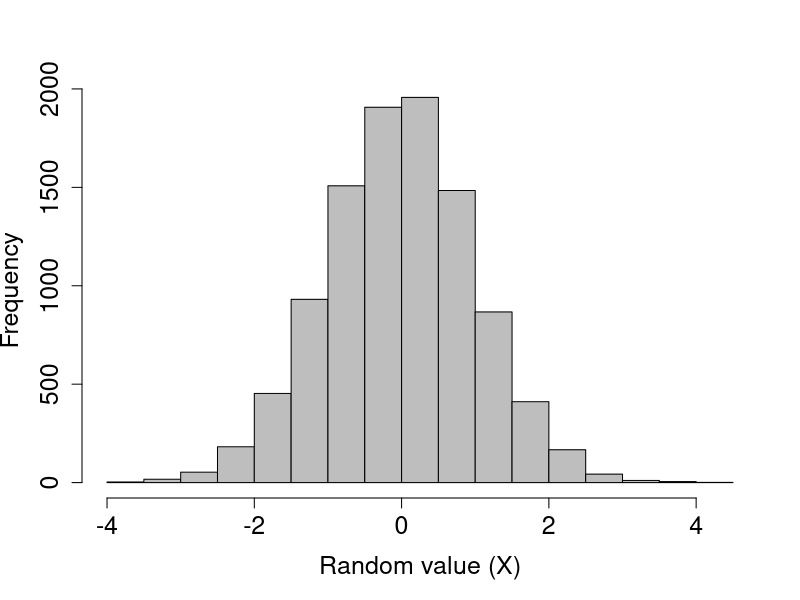
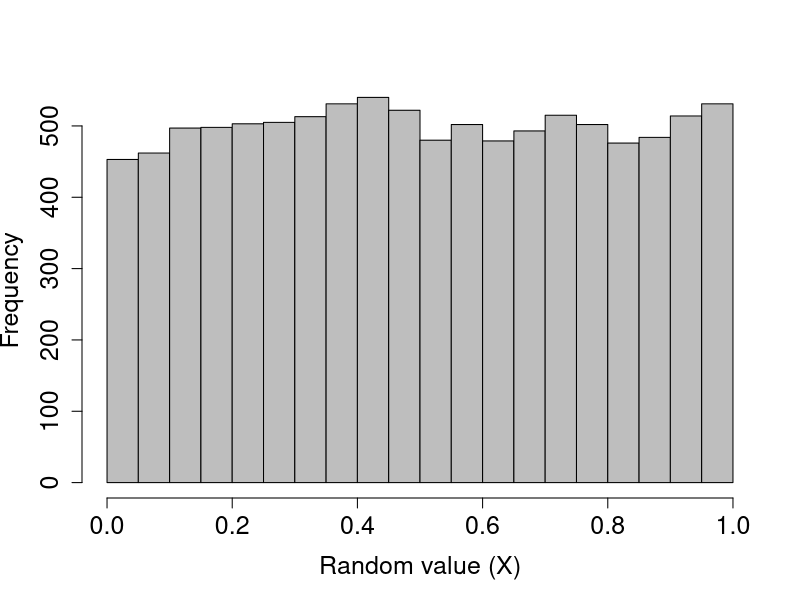
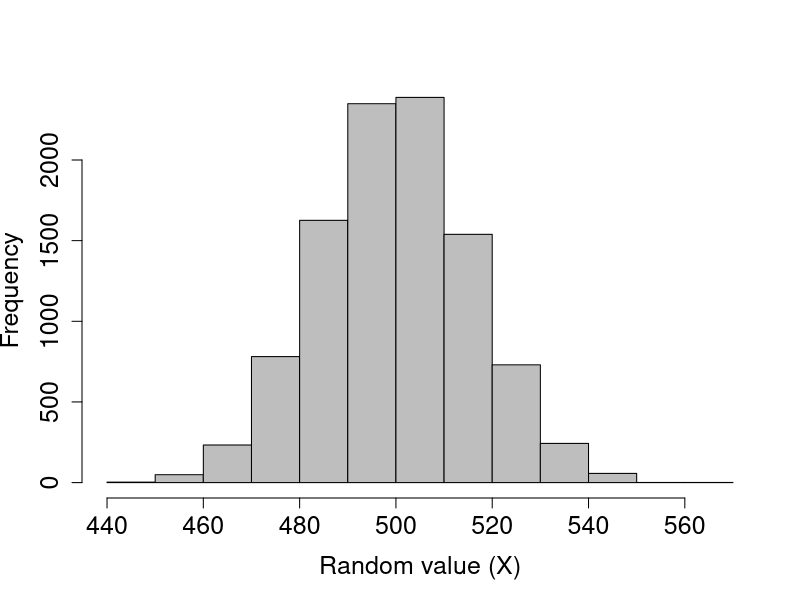
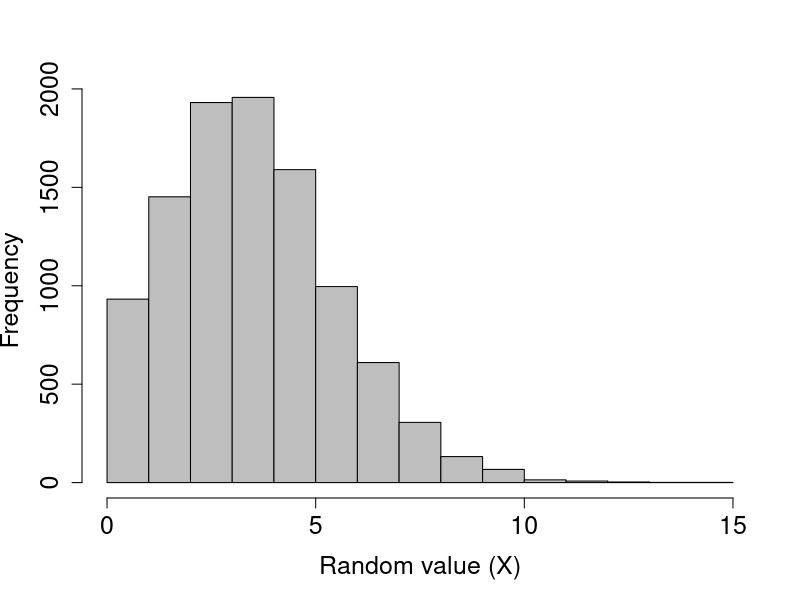
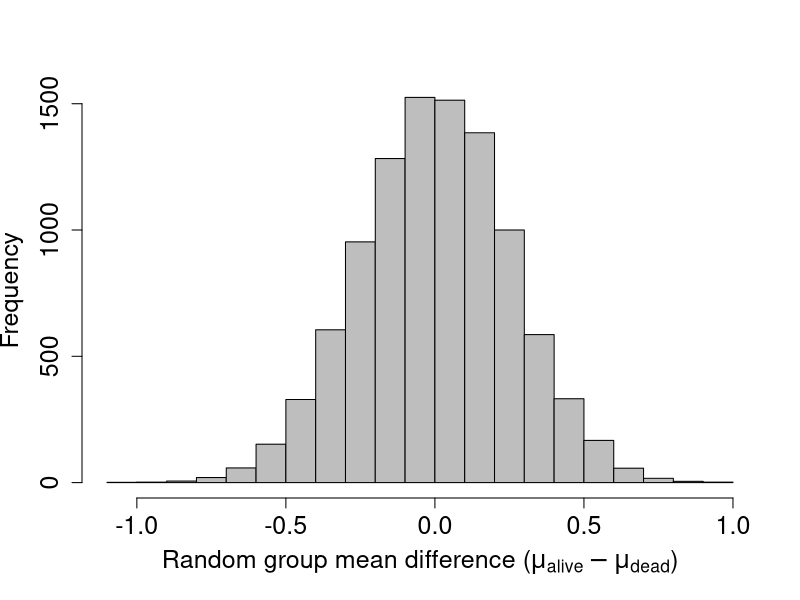
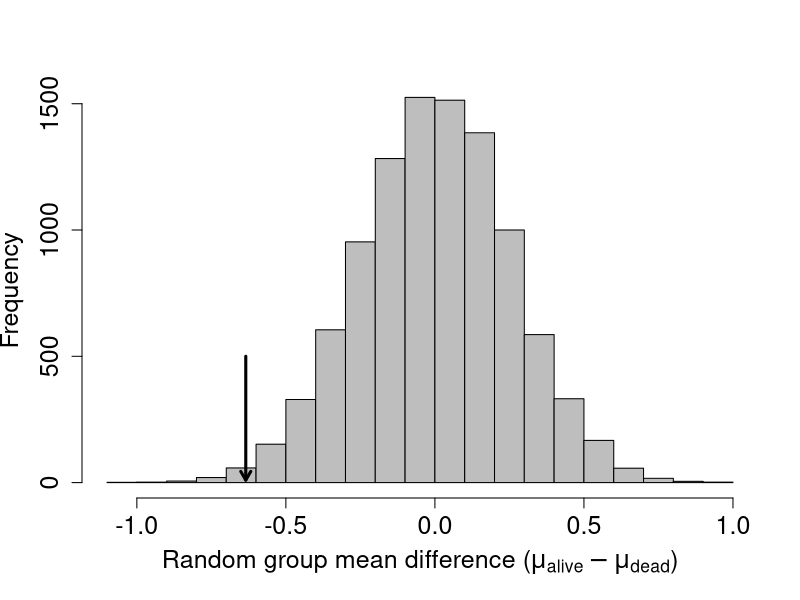

Write R code to recreate these figures, in order.
## ---- chunk 1
rand_norms_10 <- rnorm(n = 10, mean = 0, sd = 1);
## ---- chunk 2
print(rand_norms_10);
## ---- chunk 3
rand_norms_10000 <- rnorm(n = 10000, mean = 0, sd = 1);
hist(rand_norms_10000, xlab = "Random value (X)", col = "grey",
     main = "", cex.lab = 1.5, cex.axis = 1.5);
## ---- chunk 4
rand_unifs_10 <- runif(n = 10, min = 0, max = 1);
## ---- chunk 5
print(rand_unifs_10);
## ---- chunk 6
rand_unifs_10000 <- runif(n = 10000, min = 0, max = 1);
hist(rand_unifs_10000, xlab = "Random value (X)", col = "grey",
     main = "", cex.lab = 1.5, cex.axis = 1.5);
## ---- chunk 7
coin_flips <- rbinom(n = 1, size = 1000, prob = 0.5);
print(coin_flips);
## ---- chunk 8
coin_flips_2 <- rbinom(n = 2, size = 1000, prob = 0.5);
print(coin_flips_2);
## ---- chunk 9
coin_flips_10000 <- rbinom(n = 10000, size = 1000, prob = 0.5);
## ---- chunk 10
hist(coin_flips_10000, xlab = "Random value (X)", col = "grey",
     main = "", cex.lab = 1.5, cex.axis = 1.5);
## ---- chunk 11
flips_10 <- rbinom(n = 10, size = 1, prob = 0.5);
## ---- chunk 12
print(flips_10);
## ---- chunk 13
rand_poissons <- rpois(n = 10, lambda = 1);
print(rand_poissons);
## ---- chunk 14
rand_poissons_10000 <- rpois(n = 10000, lambda = 4);
hist(rand_poissons_10000, xlab = "Random value (X)", col = "grey",
     main = "", cex.lab = 1.5, cex.axis = 1.5);
## ---- chunk 15
rand_number_1 <- sample(x = 1:10, size = 1);
## ---- chunk 16
rand_number_10 <- sample(x = 1:10, size = 10);
print(rand_number_10);
## ---- chunk 17
rand_number_10_r <- sample(x = 1:10, size = 10, replace = TRUE);
print(rand_number_10_r);
## ---- chunk 18
prob_vec      <- c( rep(x = 0.05, times = 5), rep(x = 0.15, times = 5) );
rand_num_bias <- sample(x = 1:10, size = 10, replace = TRUE, prob = prob_vec);
print(rand_num_bias);
## ---- chunk 19
data("Chickweight")
head(ChickWeight);
## ---- chunk 20
rand_rows <- sample(x = 1:dim(ChickWeight)[1], size = 10);
print(ChickWeight[rand_rows,]);
## ---- chunk 21
data("mtcars");
head(mtcars);
car_names <- rownames(mtcars);
print(car_names);
## ---- chunk 22
cars_sampled <- sample(x = car_names, size = 2, replace = FALSE);
print(cars_sampled);
## ---- chunk 23
birds <- read.csv("data/Bumpus_data.csv");
## ---- chunk 24
library(knitr);
kable(head(birds));
## ---- chunk 25
bird_t_test <- t.test(birds[,5] ~ birds[,2], alternative = "less");
## ---- chunk 26
iter    <- 9999;          # Total iterations (+1 for observed data = 10k)
diff    <- NULL;          # To add difference between groups
N_birds <- dim(birds)[1]; # Total number of birds
for(i in 1:iter){   
    bird_samp   <- sample(x = birds[,2], size = N_birds, replace = FALSE);
    samp_alive  <- which(bird_samp == "alive");
    samp_dead   <- which(bird_samp == "dead");
    mn_samp_a   <- mean(birds[samp_alive, 5]);
    mn_samp_d   <- mean(birds[samp_dead, 5]);
    diff[i]     <- mn_samp_a - mn_samp_d;
}
## ---- chunk 27
xlabel <- expression( paste("Random group mean difference (", 
                            mu[alive] - mu[dead], ")" )
                      ); # Gets the Greek mu with subscripts
hist(diff, xlab = xlabel, col = "grey", main = "", cex.lab = 1.5, 
     cex.axis = 1.5, breaks = 20);
## ---- chunk 28
xlabel <- expression( paste("Random group mean difference (", 
                            mu[alive] - mu[dead], ")" )
                      ); # Gets the Greek mu with subscripts
hist(diff, xlab = xlabel, col = "grey", main = "", cex.lab = 1.5, 
     cex.axis = 1.5, breaks = 20);
obs_alive <- which(birds[,2] == "alive");
obs_dead  <- which(birds[,2] == "dead");
obs_diff  <- mean(birds[obs_alive,5]) - mean(birds[obs_dead,5]); 
arrows(x0 = obs_diff, x1 = obs_diff, y0 = 500, y1 = 10, lwd = 3, length = 0.1);
## ---- chunk 29
less_or_equal_obs <- sum(diff <= obs_diff) + 1;
total_generated   <- length(diff) + 1;
new_p_value       <- less_or_equal_obs / total_generated;
